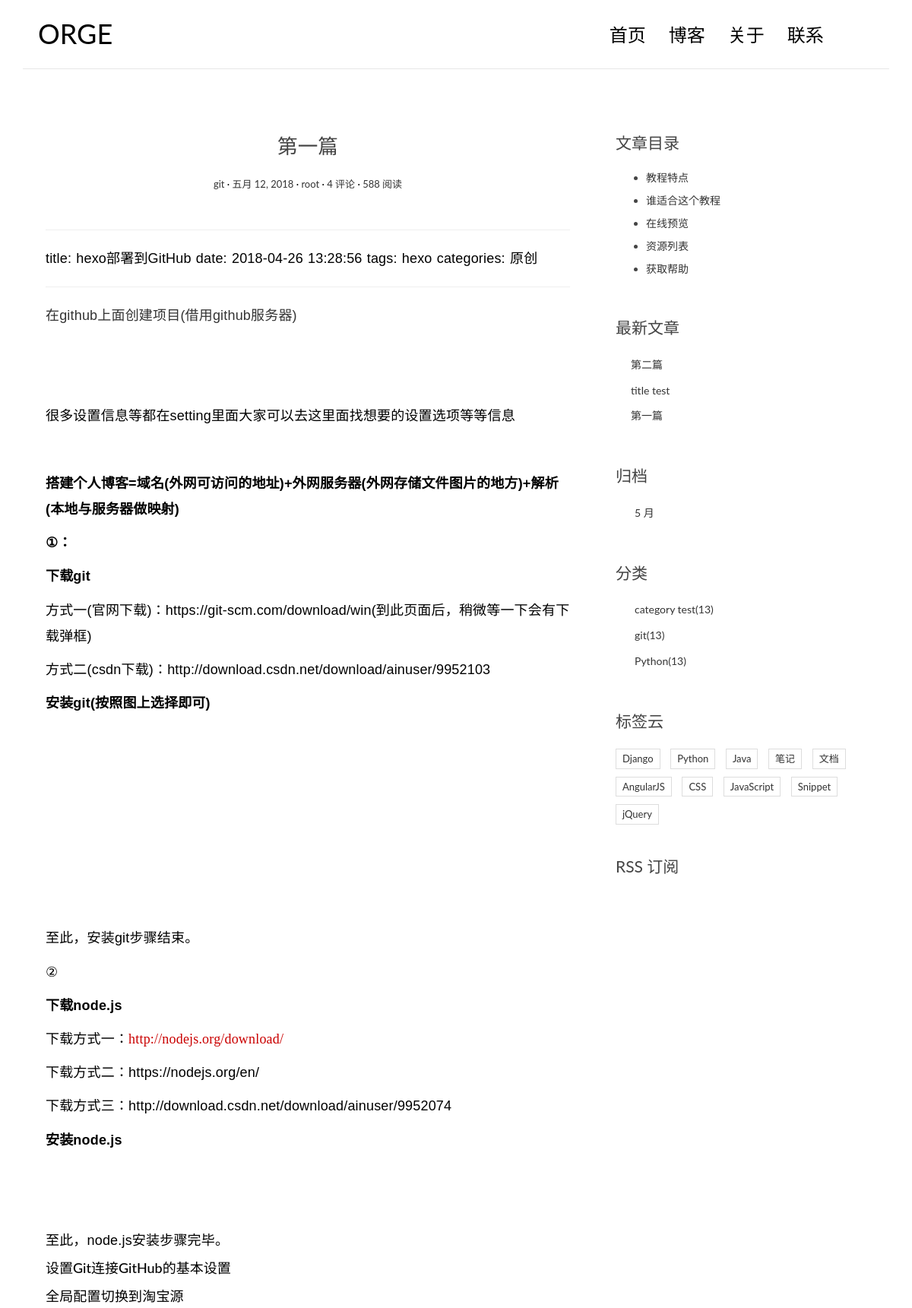
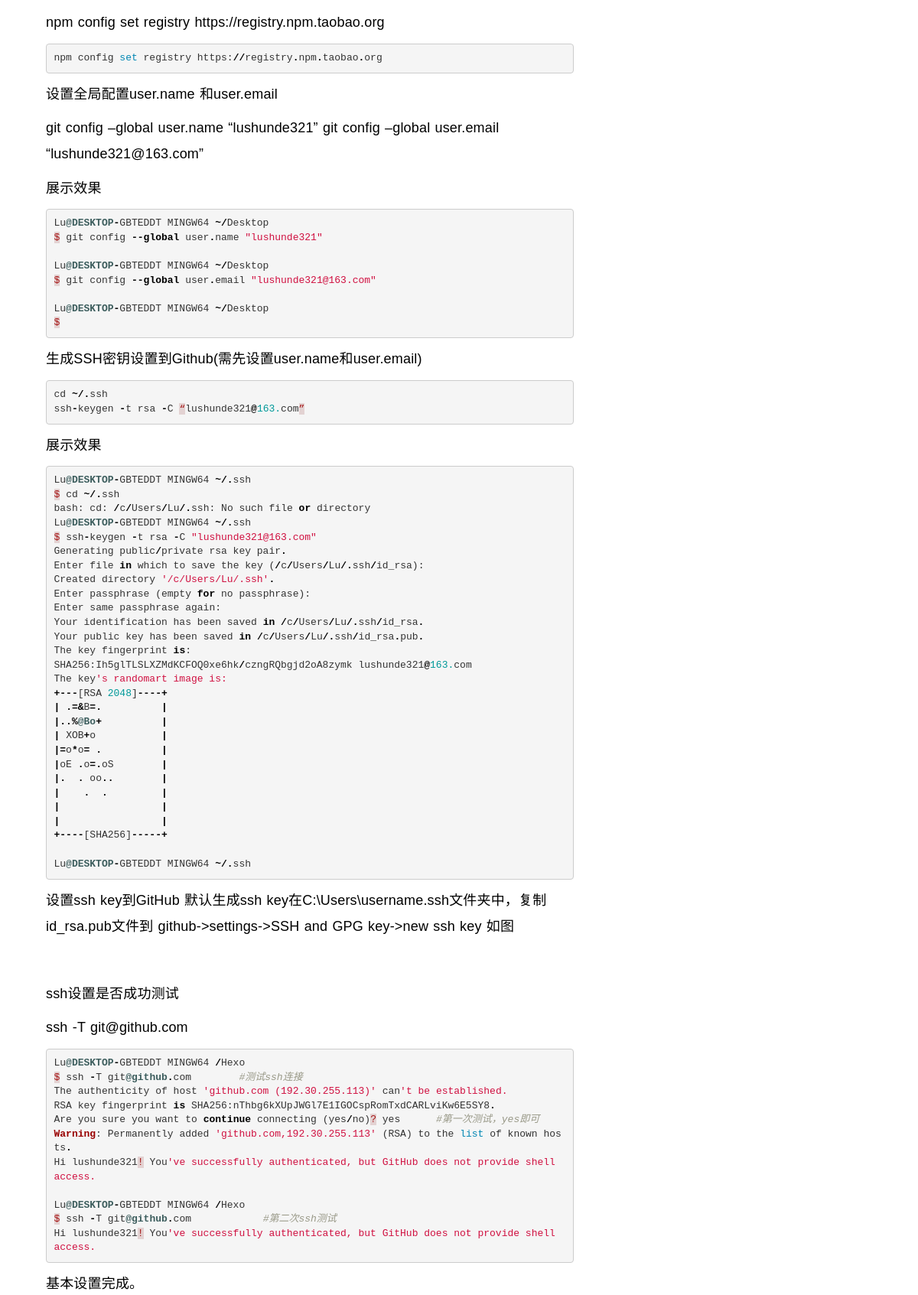
The app's page /post/2/ (upper part) with its own data (2 pictures, top to bottom).
### blog/models.py (models this page shows, shortened)
class Post(models.Model):
    objects= models.Manager()
    title = models.CharField(max_length=70)
    body =models.TextField()
    created_time=models.DateField()
    modified_time = models.DateField()#最后修改时间
    excerpt = models.CharField(max_length=200,blank=True)#摘要
    category = models.ForeignKey(Category)  #一篇文章只能对应一个分类，但是一个分类下
    tags = models.ManyToManyField(Tag,blank=True)
    author = models.ForeignKey(User)    # 文章作者，这里 User 是从 django.contrib.auth.models 导入的。
    def get_absolute_url(self):
        return reverse('blog:detail',kwargs={'pk':self.pk})

class Category(models.Model):
    name = models.CharField(max_length=100)

### blog/views.py (the view)
# urls.py: url(r'^post/(?P<pk>[0-9]+)/$',views.detail,name="detail"),#(?P<name>)	分组起别名
def detail(request,pk):
    post = get_object_or_404(Post,pk=pk)
    post.body = markdown.markdown(post.body,extensions=[
                                                'markdown.extensions.extra',
                                                'markdown.extensions.codehilite',
                                                'markdown.extensions.toc',
                                            ])
    return render(request,'blog/detail.html',context={'post':post})

### blog/templatetags/blog_tags.py (called while the page is built)
@register.simple_tag#注册函数为模板标签
def get_recent_posts(num=5):
    return Post.objects.all().order_by('-created_time')[:num]

@register.simple_tag
def archives():#归类模板标签
    return Post.objects.dates('created_time','month',order='DESC')

@register.simple_tag
def get_categories():
    return Category.objects.all()

### templates/blog/detail.html (shortened to what this page needs)
{% extends 'base.html' %}
{% block main %}
    <article class="post post-{{ post.pk }}">
        <header class="entry-header">
            <h1 class="entry-title">{{ post.title }}</h1>
            <div class="entry-meta">
                <span class="post-category"><a href="#">{{ post.category.name }}</a></span>
                <span class="post-date"><a href="#"><time class="entry-date"
                                                datetime="{{ post.created_time }}">{{ post.created_time }}</time></a></span>
                <span class="post-author"><a href="#">{{ post.author }}</a></span>
                <span class="comments-link"><a href="#">4 评论</a></span>
                <span class="views-count"><a href="#">588 阅读</a></span>
            </div>
        </header>
        <div class="entry-content clearfix">
            {{ post.body|safe }}
        </div>
    </article>
{% endblock main %}
{% block toc %}
    <div class="widget widget-content">
        <h3 class="widget-title">文章目录</h3>
        <ul>
            <li>
                <a href="#">教程特点</a>
            </li>
            <li>
                <a href="#">谁适合这个教程</a>
            </li>
            <li>
                <a href="#">在线预览</a>
            </li>
            <li>
                <a href="#">资源列表</a>
            </li>
            <li>
                <a href="#">获取帮助</a>
            </li>
        </ul>
    </div>
{% endblock toc %}

### templates/base.html (shortened to what this page needs)
{% load staticfiles %}
{% load blog_tags %}
<!DOCTYPE html>
<html>
<head>
    <link rel="stylesheet" href="{% static 'blog/css/bootstrap.min.css' %}">
    <link rel="stylesheet" href="http://code.ionicframework.com/ionicons/2.0.1/css/ionicons.min.css">
    <link rel="stylesheet" href="{% static 'blog/css/pace.css' %}">
    <link rel="stylesheet" href="{% static 'blog/css/custom.css' %}">
    <link rel="stylesheet" href="{% static 'blog/css/highlights/github.css' %}">
</head>
<body>
<div class="container">
    <header id="site-header">
        <div class="row">
            <div class="col-md-4 col-sm-5 col-xs-8">
                <div class="logo">
                    <h1><a href="{% url 'blog:index' %}"><b>ORGE</a></h1>
                </div>
            </div>
            <div class="col-md-8 col-sm-7 col-xs-4">
                <nav class="main-nav" role="navigation">
                    <div class="collapse navbar-collapse" id="bs-example-navbar-collapse-1">
                        <ul class="nav navbar-nav navbar-right">
                            <li class="cl-effect-11"><a href="{% url 'blog:index' %}" data-hover="首页">首页</a></li>
                            <li class="cl-effect-11"><a href="full-width.html" data-hover="博客">博客</a></li>
                            <li class="cl-effect-11"><a href="about.html" data-hover="关于">关于</a></li>
                            <li class="cl-effect-11"><a href="contact.html" data-hover="联系">联系</a></li>
                        </ul>
                    </div>
                </nav>
            </div>
        </div>
    </header>
</div>
<div class="content-body">
    <div class="container">
        <div class="row">
            <main class="col-md-8">
                {% block main %}
                {% endblock main %}
            </main>
            <aside class="col-md-4">
              {% block toc %}
              {% endblock toc %}
            </aside>
            <aside class="col-md-4">
                <div class="widget widget-recent-posts">
                    <h3 class="widget-title">最新文章</h3>
                    {% get_recent_posts as recent_post_list %}
                    <ul>
                        {% for post in recent_post_list %}
                        <li>
                            <a href="{{ post.get_absolute_url }}">{{post.title}}</a>
                        </li>
                        {% empty %}
                        暂无文章
                        {% endfor %}
                    </ul>
                </div>
                <div class="widget widget-archives">
                    <h3 class="widget-title">归档</h3>
                    {% archives as date_list %}
                    <ul>
                        {% for date in date_list %}
                        <li>
                            <a href="#">{{ date.month }} 月</a>
                        </li>
                        {% endfor %}
                    </ul>
                </div>
                <div class="widget widget-category">
                    <h3 class="widget-title">分类</h3>
                    {% get_categories as category_list %}
                    <ul>
                        {% for category in category_list %}
                        <li>
                            <a href="#">{{ category.name }}<span class="post-count">(13)</span></a>
                        </li>
                        {% empty %}
                        暂无分类
                        {% endfor %}
                    </ul>
                </div>
                <div class="widget widget-tag-cloud">
                    <h3 class="widget-title">标签云</h3>
                    <ul>
                        <li>
                            <a href="#">Django</a>
                        </li>
                        <li>
                            <a href="#">Python</a>
                        </li>
                        <li>
                            <a href="#">Java</a>
                        </li>
                        <li>
                            <a href="#">笔记</a>
                        </li>
                        <li>
                            <a href="#">文档</a>
                        </li>
                        <li>
                            <a href="#">AngularJS</a>
                        </li>
                        <li>
                            <a href="#">CSS</a>
                        </li>
                        <li>
                            <a href="#">JavaScript</a>
                        </li>
                        <li>
                            <a href="#">Snippet</a>
                        </li>
                        <li>
                            <a href="#">jQuery</a>
                        </li>
                    </ul>
                </div>
                <div class="rss">
                    <a href=""> RSS 订阅</a>
                </div>
            </aside>
        </div>
    </div>
</div>
</body>
</html>

### blog/static/blog/css/custom.css (style rules this page uses)
* { outline: none; }
h1, h2, h3, h4, h5, h6 { margin-top: 0; }
b { font-weight: 400; }
a { color: #333; }
body { color: #444; font-family: 'Lato', sans-serif; }
p { font-family: 'Ubuntu', sans-serif; font-weight: 400; word-spacing: 1px; letter-spacing: 0.01em; }
#site-header { background-color: #FFF; padding: 25px 20px; margin-bottom: 40px; border-bottom: 1px solid #e7e7e7; }
.logo h1 a { color: #000; }
.logo h1 { margin: 0; font-family: 'Lato', sans-serif; font-weight: 300; }
.main-nav { margin-top: 11px; max-width: 95%; }
.main-nav a { color: #000000 !important; padding: 0 0 5px 0 !important; margin-right: 30px; font-family: 'Lato', sans-serif; font-weight: 300; font-size: 24px; }
.cl-effect-11 a { padding: 10px 0; color: #0972b4; text-shadow: none; }
.cl-effect-11 a::before { position: absolute; top: 0; left: 0; overflow: hidden; padding: 0 0 5px 0 !important; max-width: 0; border-bottom: 1px solid #000; color: #000; content: attr(data-hover); white-space: nowrap; -webkit-transition: max-width 0.5s; -moz-transition: max-width 0.5s; transition: max-width 0.5s; }
.content-body { padding-bottom: 4em; }
.post { background: #fff; padding: 30px 30px 0; }
.entry-title { text-align: center; font-size: 1.9em; margin-bottom: 20px; line-height: 1.6; padding: 10px 20px 0; }
.entry-meta { text-align: center; color: #DDDDDD; font-size: 13px; margin-bottom: 30px; }
.entry-content { font-size: 18px; line-height: 1.9; font-weight: 300; color: #000; }
.post-category::after, .post-date::after, .post-author::after, .comments-link::after { content: ' ·'; color: #000; }
.widget { background: #fff; padding: 30px 0 0; }
.widget-title { font-size: 1.5em; margin-bottom: 20px; line-height: 1.6; padding: 10px 0 0; font-weight: 400; }
.widget-recent-posts ul { padding: 0; margin: 0; padding-left: 20px; }
.widget-recent-posts ul li { list-style-type: none; position: relative; line-height: 170%; margin-bottom: 10px; }
.widget-recent-posts ul li::before { content: '\f3d3'; font-family: "Ionicons"; position: absolute; left: -17px; top: 3px; font-size: 16px; color: #000; }
.widget-archives ul { padding: 0; margin: 0; padding-left: 25px; }
.widget-archives ul li { list-style-type: none; position: relative; line-height: 170%; margin-bottom: 10px; }
.widget-archives ul li::before { content: '\f3f3'; font-family: "Ionicons"; position: absolute; left: -25px; top: 1px; font-size: 16px; color: #000; }
.widget-category ul { padding: 0; margin: 0; padding-left: 25px; }
.widget-category ul li { list-style-type: none; position: relative; line-height: 170%; margin-bottom: 10px; }
.widget-category ul li::before { content: '\f3fe'; font-family: "Ionicons"; position: absolute; left: -25px; top: 1px; font-size: 18px; color: #000; }
.widget-tag-cloud ul { padding: 0; margin: 0; margin-right: -10px; }
.widget-tag-cloud ul li { list-style-type: none; font-size: 13px; display: inline-block; margin-right: 10px; margin-bottom: 10px; padding: 3px 8px; border: 1px solid #ddd; }
.widget-content ul li { margin-bottom: 10px; }
.rss { font-size: 21px; margin-top: 30px; }
.rss a { color: #444; }

### blog/static/blog/css/highlights/github.css (style rules this page uses)
.codehilite .err { color: #a61717; background-color: #e3d2d2 }
.codehilite .k { color: #000000; font-weight: bold }
.codehilite .o { color: #000000; font-weight: bold }
.codehilite .c1 { color: #999988; font-style: italic }
.codehilite .nb { color: #0086B3 }
.codehilite .nd { color: #3c5d5d; font-weight: bold }
.codehilite .ne { color: #990000; font-weight: bold }
.codehilite .ow { color: #000000; font-weight: bold }
.codehilite .mf { color: #009999 }
.codehilite .mi { color: #009999 }
.codehilite .s2 { color: #d01040 }
.codehilite .s1 { color: #d01040 }

### records on screen
Post: title "第一篇", category.name "git", created_time "五月 12, 2018", author "root", body "title: hexo部署到GitHub date: 2018-04-26 13:28:56 tags: hexo categories: 原创 在github上面创建项目(借用github服务器) 很多设置信息等都在setting里面大家可以去这里面找想要的设置选项等等信息 搭建个人博客=域名(外网可访问的地址)+外网服务器(外网存储文件图片的地方)+解析(本地与服务器做映射) ①： 下载git 方式一(官网下载)：https://git-scm.com/download/win(到此页面后，稍微等一下会有下载弹框) 方式二(csdn下载)：http://download.csdn.net/download/ainuser/9952103 安装git(按照图上选择即可) 至此，安装git步骤结束。 ② 下载node.js 下载方式一： http://nodejs.org/download/ 下载方式二：https://nodejs.org/en/ 下载方式三：http://download.csdn.net/download/ainuser/9952074 安装node.js 至此，node.js安装步骤完毕。 设置Git连接GitHub的基本设置 全局配置切换到淘宝源 npm config set registry https://registry.npm.taobao.org npm config set registry https : // registry . npm . taobao . org 设置全局配置user.name 和user.email git…"
Post: title "第二篇"
Post: title "title test"
Category: name "category test"
Category: name "git"
Category: name "Python"

### other values on screen
{{ date.month }} "5"
